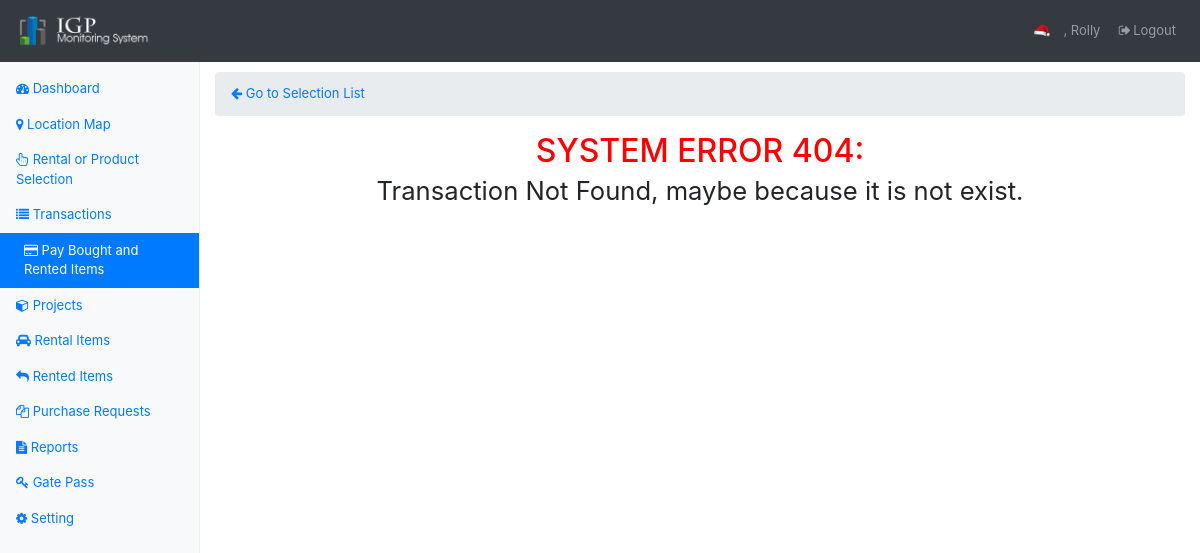
Page /item-buy.php?transaction_id=180204-3355 (signed in) on the earlier database version.
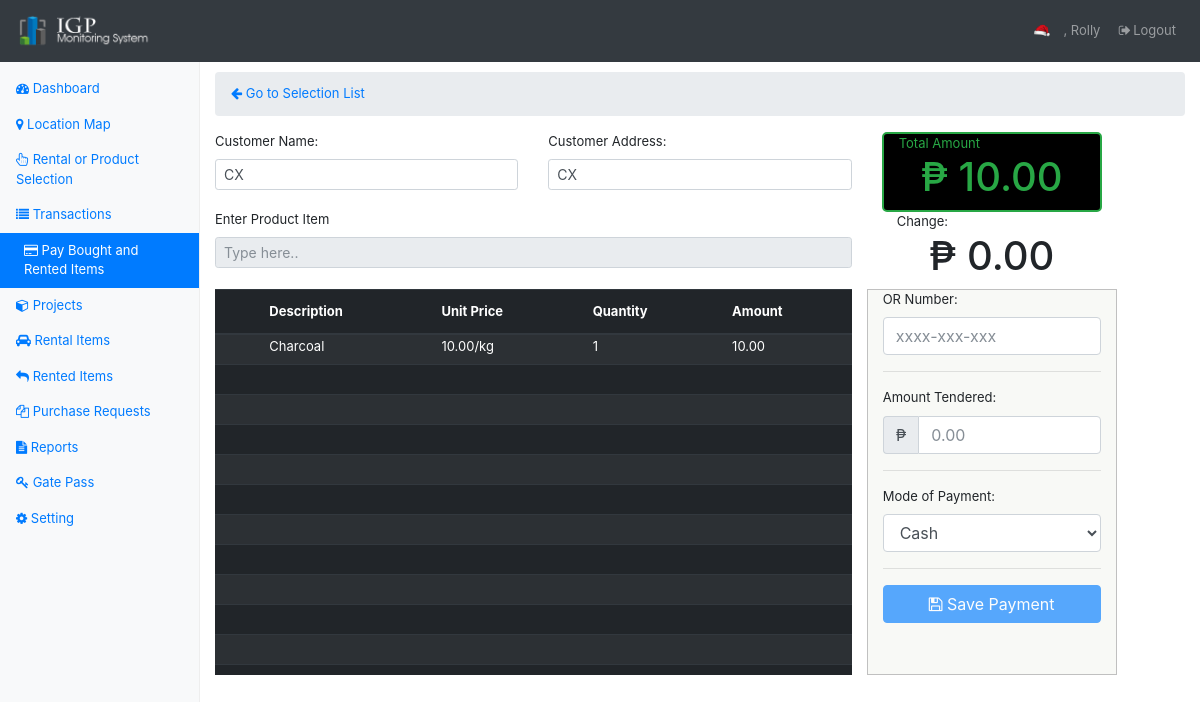
Same page on the later database version.
### tables this page shows
CREATE TABLE `sales_specific` (
  `sales_specific_id` int(11) NOT NULL,
  `product_id` int(11) DEFAULT NULL,
  `quantity` int(11) DEFAULT NULL,
  `amount` double DEFAULT NULL,
  `or_number` int(11) DEFAULT NULL,
  `transaction_id` varchar(45) DEFAULT NULL,
  `paid` enum('Y','N') DEFAULT 'N'
);

CREATE TABLE `customer` (
  `customer_id` int(11) NOT NULL,
  `customer_name` varchar(45) DEFAULT NULL,
  `customer_address` varchar(45) DEFAULT NULL
);

CREATE TABLE `products` (
  `product_id` int(11) NOT NULL,
  `product_name` varchar(45) DEFAULT NULL,
  `product_price` int(11) DEFAULT NULL,
  `created_on` timestamp NULL DEFAULT CURRENT_TIMESTAMP,
  `created_by` int(11) DEFAULT NULL,
  `project_id` int(11) DEFAULT NULL,
  `unit_of_measurement` varchar(45) DEFAULT NULL,
  `product_status` enum('Y','N') DEFAULT 'Y',
  `project_specific_id` varchar(45) DEFAULT NULL,
  `for_gate_pass` enum('Y','N') DEFAULT 'N'
);

### classes/DbConfig.php (called while the page is built, shortened)
<?php
class DbConfig
{
    private $_host = 'localhost';
    private $_username = 'root';
    private $_password = '';
    private $_database = 'monitoringsystem';
    protected $connection;
    public function __construct()
    {
        if (!isset($this->connection)) {
            $this->connection = new mysqli($this->_host, $this->_username, $this->_password, $this->_database);
        }
        return $this->connection;
    }
}
?>

### classes/Crud.php (called while the page is built, shortened)
<?php
include_once 'DbConfig.php';
class Crud extends DbConfig
{
    public function getData($query)
    {
        $result = $this->connection->query($query);
        $rows = array();
        while ($row = $result->fetch_assoc()) {
            $rows[] = $row;
        }
        return $rows;
    }
    public function escape_string($value)
    {
        return $this->connection->real_escape_string($value);
    }
}
?>

### classes/function.php (called while the page is built, shortened)
<?php
include_once("Crud.php");
$crud = new Crud();
function access_role($module,$access_role,$user_type_id){
	global $crud;
	$access = $crud->getData("SELECT $access_role as access FROM user_role ur
								INNER JOIN user_type ut ON ut.user_type_id =ur.user_type_id
								INNER JOIN module m ON ur.module_id =m.module_id
								WHERE ur.user_type_id='$user_type_id' AND module_name='$module' LIMIT 1;");
	if($access[0]['access']=='N'){
		return false;
	}else{
		return true;
	}
}
?>

### item-buy.php (the view, shortened to what the rows shown need)
<?php
   require_once('layout/header.php');
   require_once('classes/Crud.php');
   require_once('classes/function.php');
    $crud = new Crud();
    $found=false;
    $selection_for="";
    if(isset($_GET['transaction_id'])){
        $id = $crud->escape_string($_GET['transaction_id']);
        $sales = $crud->getData("SELECT sr.sales_id, "
                                 ."           customer_name,"
                                 ."           customer_address,"
                                 ."           p.product_name,"
                                 ."          pp.price,"
                                 ."           p.unit_of_measurement,"
                                 ."           ss.amount,"
                                 ."          ss.quantity FROM sales_specific ss"
                                 ."   INNER JOIN sales_record sr ON ss.or_number=sr.sales_id"
                                 ."   INNER JOIN customer c ON c.customer_id =sr.customer_id"
                                 ."   INNER JOIN products p ON p.product_id=ss.product_id"
                                 ."  INNER JOIN product_price pp ON pp.price_id=p.product_price"
                                 ."  WHERE ss.paid='N' AND sr.or_number ='' AND transaction_id='$id';");
        $rental=$crud->getData("SELECT
                                  ri.transaction_id,
                                  ri.item_name,
                                  ri.item_description,
                                  ri.rental_fee,
                                  ri.per_day,
                                  rs.rental_fee_amount,
                                  rs.no_of_days,
                                  c.customer_name,
                                  c.customer_address,
                                  rs.sales_id
                                  FROM rental_items ri
                                LEFT JOIN rental_specific rs ON rs.rental_id=ri.rental_id
                                LEFT JOIN customer c ON c.customer_id=rs.customer_id
                                WHERE rs.paid='N' AND ri.transaction_id='$id';");
        if(count($sales)>=1){
            $found=true;
            $selection_for="sales";
            $total_amount=0;
            foreach($sales as $res_){
                $total_amount+=$res_['amount'];
            }
        }else if(count($rental)>=1){
            $found=true;
            $total_amount=0;
            $selection_for="rental";
            foreach($rental as $res_){
                $total_amount+=$res_['rental_fee_amount'];
                $sales_id=$res_['sales_id'];
            }
        }
    }
?>
   <link href="assets/typeahead.css" rel="stylesheet">
<?php require_once('layout/nav.php');?>
        <main role="main" class="col-sm-9 ml-sm-auto col-md-10 pt-3">
    <?php
        if(!access_role("Transaction List","view_page",$_SESSION['user_type'])){
    ?>
           <h2 style="text-align: center;width: 100%;"><span style='color:red;'>Unauthorized Access:</span><br/><small>You don't have permission to open this page.</small></h2>
    <?php }else if($found){ ?>
     <form data-toggle="validator" role="form" id="form">
       <div class="row">
          <div class="col-sm-8">
            <div class="row">
               <div class="col-sm-6 form-group">
                    <label>Customer Name:</label>
                    <input autocomplete="off" type="text" name="customer_name" placeholder="Type here.." class="form-control form-control-sm" required value="<?php echo ($selection_for=="sales")?$sales[0]['customer_name']:$rental[0]['customer_name'];?>" />
              </div>
              <div class="col-sm-6 form-group">
                    <label>Customer Address:</label>
                    <input autocomplete="off" type="text" name="customer_address" placeholder="Type here.." class="form-control form-control-sm" required value="<?php echo ($selection_for=="sales")?$sales[0]['customer_address']:$rental[0]['customer_address'];?>"/>
                    <br/>
              </div>
            </div>
            <div class="row">
              <div class="col-sm-12">
                    <label>Enter Product Item</label>
                    <input <?php echo ($found)?"readonly":"";?> autocomplete="off" type="text" class="typeahead tt-query form-control form-control-sm" autocomplete="off" spellcheck="false" placeholder="Type here.." />
                     <br/>
              </div>
            </div>
          </div>
          <div class="col-sm-3" id="total_and_change">
               <div class="col-sm-12" id="total_amount_cont">
                  <span>Total Amount</span>
                  <h1 id="total_amount" >&#8369; <?php echo number_format($total_amount,2);?></h1>
               </div>
              <div class="col-sm-12">
                  <span>Change:</span>
                  <h1 id="change">&#8369; 0.00</h1>
               </div>
          </div>
        </div>
          <div class="row">
              <div class="table-responsive col-sm-8" style="height: 386px;overflow-y:auto;">
                      <table class="table table-hover table-dark table-striped" id="dataTable">
                        <thead class="thead-dark">
                          <tr>
                            <th></th>
                            <th>Description</th>
                            <th>Unit Price</th>
                            <th colspan="2"><?php echo ($selection_for=="sales")?"Quantity":"# of days";?></th>
                            <th>Amount</th>
                          </tr>
                        </thead>
                        <tbody>
                          <?php if($selection_for=="sales"){ ?>
                                        <?php
                                            $i=2;
                                            foreach($sales as $res){
                                        ?>
                                        <tr id="row<?php echo $i;?>" row="_<?php echo $i;?>" num="<?php echo $i;?>">
                                              <td></td>
                                              <td><?php echo $res['product_name'];?></td>
                                              <td><?php echo number_format($res['amount'],2);?>/<?php echo $res['unit_of_measurement'];?></td>
                                              <td>
                                                <div id="_<?php echo $i;?>"><?php echo $res['quantity'];?></div>
                                              </td>
                                              <td></td>
                                              <td><?php echo number_format($res['amount'],2);?></td>
                                        </tr>
                                        <?php $i++; } ?>
                          <?php } else if($selection_for=="rental"){?>
                                       <?php
                                            $i=2;
                                            foreach($rental as $res){
                                        ?>
                                        <tr id="row<?php echo $i;?>" row="_<?php echo $i;?>" num="<?php echo $i;?>">
                                              <td></td>
                                              <td><?php echo $res['item_name']."(".$res['item_description'].")";?></td>
                                              <td><?php echo number_format($res['rental_fee'],2);?>/<?php echo ($res['per_day']=='Y')?'day':'rent';?></td>
                                              <td>
                                                <div id="_<?php echo $i;?>"><?php echo $res['no_of_days'];?></div>
                                              </td>
                                              <td></td>
                                              <td><?php echo number_format($res['rental_fee_amount'],2);?></td>
                                        </tr>
                                        <?php $i++; } ?>
                          <?php } ?>
                          <tr>
                            <td></td>
                            <td></td>
                            <td></td>
                            <td colspan="2"></td>
                            <td></td>
                          </tr>
                           <tr>
                            <td></td>
                            <td></td>
                            <td></td>
                            <td colspan="2"></td>
                            <td></td>
                          </tr>
                           <tr>
                            <td></td>
                            <td></td>
                            <td></td>
                            <td colspan="2"></td>
                            <td></td>
                          </tr>
                          <tr>
                            <td></td>
                            <td></td>
                            <td></td>
                            <td colspan="2"></td>
                            <td></td>
                          </tr>
                          <tr>
                            <td></td>
                            <td></td>
                            <td></td>
                            <td colspan="2"></td>
                            <td></td>
                          </tr>
                          <tr>
                            <td></td>
                            <td></td>
                            <td></td>
                            <td colspan="2"></td>
                            <td></td>
                          </tr>
                          <tr>
                            <td></td>
                            <td></td>
                            <td></td>
                            <td colspan="2"></td>
                            <td></td>
                          </tr>
                          <tr>
                            <td></td>
                            <td></td>
                            <td></td>
                            <td colspan="2"></td>
                            <td></td>
                          </tr>
                          <tr>
                            <td></td>
                            <td></td>
                            <td></td>
                            <td colspan="2"></td>
                            <td></td>
                          </tr>
                          <tr>
                            <td></td>
                            <td></td>
                            <td></td>
                            <td colspan="2"></td>
                            <td></td>
                          </tr>
                          <tr>
                            <td></td>
                            <td></td>
                            <td></td>
                            <td colspan="2"></td>
                            <td></td>
                          </tr>
                        </tbody>
                      </table>
              </div>
              <div class="col-sm-3" style="border:1px solid silver;background: #f8f9f5e6;">
                  <label> OR Number:</label>
                  <div class="input-group form-group">
                    <input autocomplete="off" type="text" class="form-control" placeholder="xxxx-xxx-xxx" name="or" required >
                  </div>
                  <hr/>
                  <label> Amount Tendered:</label>
                  <div class="input-group form-group">
                    <span class="input-group-addon" id="basic-addon1">&#8369;</span>
                    <input autocomplete="off" type="text" id="amount" name="amount_tendered" class="form-control" placeholder="0.00"  required>
                  </div>
                  <hr/>
                  <label> Mode of Payment:</label>
                  <div class="input-group form-group">
                      <select name="mode-payment" class="form-control">
                          <option value="cash">Cash</option>
                      </select>
                  </div>
                  <hr/>
                   <?php if(access_role("Transaction List","Save_changes",$_SESSION['user_type'])){?>
                         <button type="submit" name="submit" class="btn btn-primary btn-block" style="padding: .375rem .75rem;font-size: 1rem;" ><i class="fa fa-floppy-o" aria-hidden="true"></i> Save Payment</button>
                    <?php } ?>
              </div>
            </div>
          </form>
          <?php } else { ?>
                        <h2 style="text-align: center;width: 100%;"><span style='color:red;'>SYSTEM ERROR 404:</span><br/><small>Transaction Not Found, maybe because it is not exist.</small></h2>
          <?php } ?>
        </main>
<?php require_once('layout/footer.php');?>

Differences in the rows shown:
added sales_specific: customer_name "CX", customer_address "CX", product.product_name "Charcoal", amount "10.00", product.unit_of_measurement "kg", quantity "1"
Other differences:
$total_amount: (not shown) → "10.00"
form field mode-payment: (not shown) → "Cash"
text no longer shown: "SYSTEM ERROR 404: Transaction Not Found, maybe because it is not exist."
text now shown: "Customer Name: Customer Address: Enter Product Item Total Amount ₱ Change: ₱ 0.00 Description Unit Price Quantity Amount OR Number: Amount Tendered: ₱ Mode of Payment: Save Payment"
